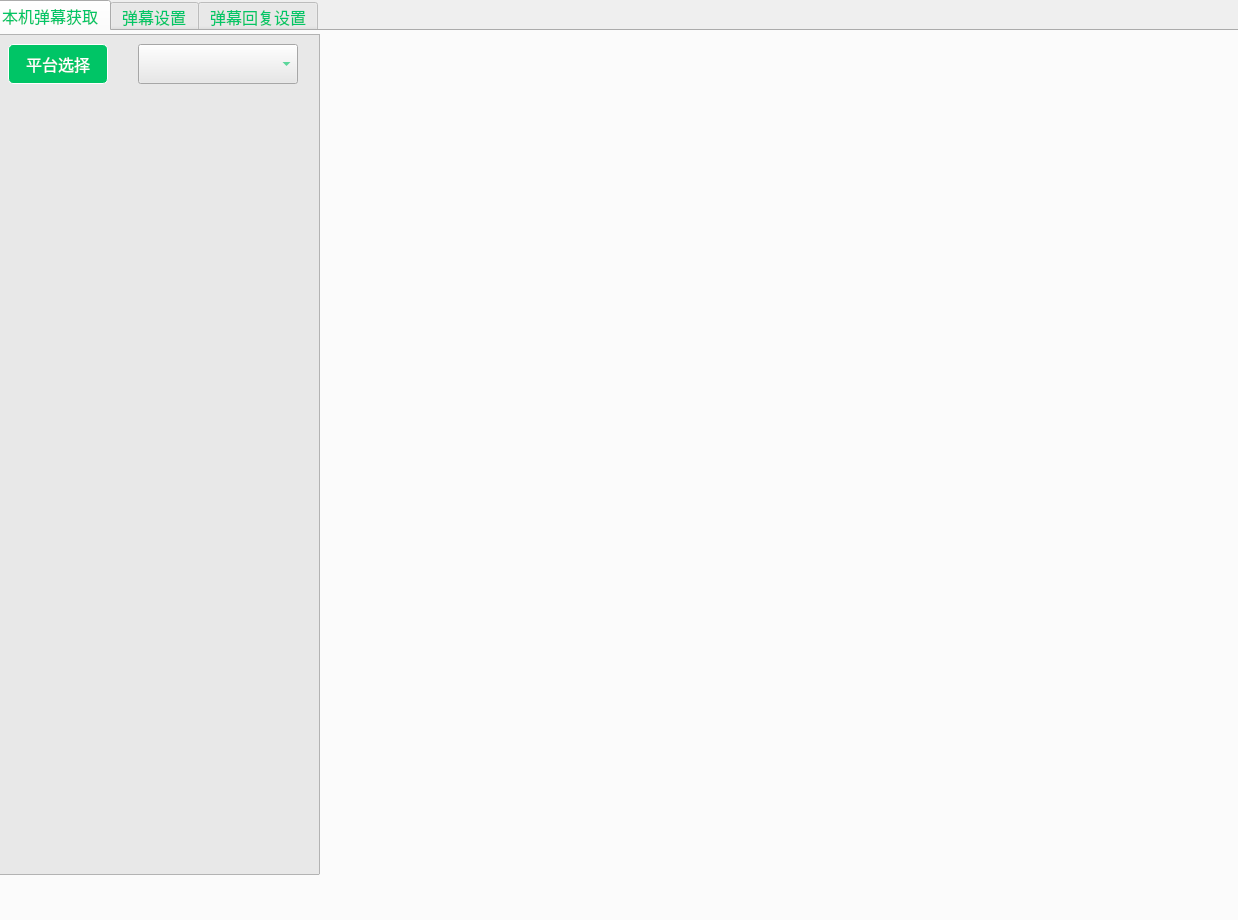
<?xml version="1.0" encoding="UTF-8"?>
<ui version="4.0">
 <class>GBSBizLiveDanmaku</class>
 <widget class="QWidget" name="GBSBizLiveDanmaku">
  <property name="geometry">
   <rect>
    <x>0</x>
    <y>0</y>
    <width>1238</width>
    <height>920</height>
   </rect>
  </property>
  <property name="windowTitle">
   <string>Form</string>
  </property>
  <widget class="QTabWidget" name="tabWidget">
   <property name="geometry">
    <rect>
     <x>-10</x>
     <y>0</y>
     <width>1251</width>
     <height>931</height>
    </rect>
   </property>
   <property name="styleSheet">
    <string notr="true">color: #01C667;
font-size:16px;
</string>
   </property>
   <property name="tabShape">
    <enum>QTabWidget::TabShape::Rounded</enum>
   </property>
   <property name="currentIndex">
    <number>0</number>
   </property>
   <property name="elideMode">
    <enum>Qt::TextElideMode::ElideLeft</enum>
   </property>
   <widget class="QWidget" name="tabBasic">
    <attribute name="title">
     <string>本机弹幕获取</string>
    </attribute>
    <widget class="QFrame" name="frame">
     <property name="geometry">
      <rect>
       <x>-4</x>
       <y>3</y>
       <width>332</width>
       <height>841</height>
      </rect>
     </property>
     <property name="styleSheet">
      <string notr="true">background:#E8E8E8;</string>
     </property>
     <property name="frameShape">
      <enum>QFrame::Shape::StyledPanel</enum>
     </property>
     <property name="frameShadow">
      <enum>QFrame::Shadow::Raised</enum>
     </property>
     <widget class="QPushButton" name="pushButton">
      <property name="geometry">
       <rect>
        <x>20</x>
        <y>10</y>
        <width>100</width>
        <height>40</height>
       </rect>
      </property>
      <property name="styleSheet">
       <string notr="true">background-color:#00C566;
border: 1px solid white;
border-radius:5px;
color:#FFFFFF</string>
      </property>
      <property name="text">
       <string>平台选择</string>
      </property>
     </widget>
     <widget class="QComboBox" name="cbxPlat">
      <property name="geometry">
       <rect>
        <x>150</x>
        <y>10</y>
        <width>160</width>
        <height>40</height>
       </rect>
      </property>
     </widget>
    </widget>
    <widget class="QWidget" name="wgtEmbedChrome" native="true">
     <property name="geometry">
      <rect>
       <x>330</x>
       <y>0</y>
       <width>921</width>
       <height>871</height>
      </rect>
     </property>
    </widget>
   </widget>
   <widget class="QWidget" name="tabAdvanced">
    <attribute name="title">
     <string>弹幕设置</string>
    </attribute>
    <widget class="QLabel" name="label">
     <property name="geometry">
      <rect>
       <x>100</x>
       <y>70</y>
       <width>95</width>
       <height>22</height>
      </rect>
     </property>
     <property name="text">
      <string>本机接口设置</string>
     </property>
    </widget>
    <widget class="QLabel" name="label_2">
     <property name="geometry">
      <rect>
       <x>90</x>
       <y>380</y>
       <width>95</width>
       <height>22</height>
      </rect>
     </property>
     <property name="text">
      <string>平台直播间地址</string>
     </property>
    </widget>
    <widget class="QPushButton" name="pushButton_2">
     <property name="geometry">
      <rect>
       <x>150</x>
       <y>120</y>
       <width>135</width>
       <height>40</height>
      </rect>
     </property>
     <property name="styleSheet">
      <string notr="true">background-color:#00C566;
border: 1px solid white;
border-radius:5px;
color:#FFFFFF;
font-size:16px;</string>
     </property>
     <property name="text">
      <string>谷歌EXE路径</string>
     </property>
    </widget>
    <widget class="QPushButton" name="pushButton_3">
     <property name="geometry">
      <rect>
       <x>150</x>
       <y>170</y>
       <width>135</width>
       <height>40</height>
      </rect>
     </property>
     <property name="styleSheet">
      <string notr="true">background-color:#00C566;
border: 1px solid white;
border-radius:5px;
color:#FFFFFF</string>
     </property>
     <property name="text">
      <string>服务器地址</string>
     </property>
    </widget>
    <widget class="QPushButton" name="pushButton_4">
     <property name="geometry">
      <rect>
       <x>150</x>
       <y>220</y>
       <width>135</width>
       <height>40</height>
      </rect>
     </property>
     <property name="styleSheet">
      <string notr="true">background-color:#00C566;
border: 1px solid white;
border-radius:5px;
color:#FFFFFF</string>
     </property>
     <property name="text">
      <string>服务器端口</string>
     </property>
    </widget>
    <widget class="QPushButton" name="pushButton_5">
     <property name="geometry">
      <rect>
       <x>150</x>
       <y>270</y>
       <width>135</width>
       <height>40</height>
      </rect>
     </property>
     <property name="styleSheet">
      <string notr="true">background-color:#00C566;
border: 1px solid white;
border-radius:5px;
color:#FFFFFF</string>
     </property>
     <property name="text">
      <string>服务器类型</string>
     </property>
    </widget>
    <widget class="QPushButton" name="pushButton_6">
     <property name="geometry">
      <rect>
       <x>150</x>
       <y>430</y>
       <width>135</width>
       <height>40</height>
      </rect>
     </property>
     <property name="styleSheet">
      <string notr="true">background-color:#00C566;
border: 1px solid white;
border-radius:5px;
color:#FFFFFF</string>
     </property>
     <property name="text">
      <string>抖音地址</string>
     </property>
    </widget>
    <widget class="QPushButton" name="pushButton_7">
     <property name="geometry">
      <rect>
       <x>150</x>
       <y>480</y>
       <width>135</width>
       <height>40</height>
      </rect>
     </property>
     <property name="styleSheet">
      <string notr="true">background-color:#00C566;
border: 1px solid white;
border-radius:5px;
color:#FFFFFF</string>
     </property>
     <property name="text">
      <string>快手地址</string>
     </property>
    </widget>
    <widget class="QPushButton" name="pushButton_8">
     <property name="geometry">
      <rect>
       <x>150</x>
       <y>530</y>
       <width>135</width>
       <height>40</height>
      </rect>
     </property>
     <property name="styleSheet">
      <string notr="true">background-color:#00C566;
border: 1px solid white;
border-radius:5px;
color:#FFFFFF</string>
     </property>
     <property name="text">
      <string>视频号地址</string>
     </property>
    </widget>
    <widget class="QPushButton" name="pushButton_9">
     <property name="geometry">
      <rect>
       <x>150</x>
       <y>580</y>
       <width>135</width>
       <height>40</height>
      </rect>
     </property>
     <property name="styleSheet">
      <string notr="true">background-color:#00C566;
border: 1px solid white;
border-radius:5px;
color:#FFFFFF</string>
     </property>
     <property name="text">
      <string>TikTok地址</string>
     </property>
    </widget>
    <widget class="QPushButton" name="pushButton_10">
     <property name="geometry">
      <rect>
       <x>150</x>
       <y>630</y>
       <width>135</width>
       <height>40</height>
      </rect>
     </property>
     <property name="styleSheet">
      <string notr="true">background-color:#00C566;
border: 1px solid white;
border-radius:5px;
color:#FFFFFF</string>
     </property>
     <property name="text">
      <string>淘宝地址</string>
     </property>
    </widget>
    <widget class="QPushButton" name="pushButton_11">
     <property name="geometry">
      <rect>
       <x>150</x>
       <y>680</y>
       <width>135</width>
       <height>40</height>
      </rect>
     </property>
     <property name="styleSheet">
      <string notr="true">background-color:#00C566;
border: 1px solid white;
border-radius:5px;
color:#FFFFFF</string>
     </property>
     <property name="text">
      <string>美团地址</string>
     </property>
    </widget>
    <widget class="QLineEdit" name="leChromePath">
     <property name="geometry">
      <rect>
       <x>320</x>
       <y>120</y>
       <width>771</width>
       <height>40</height>
      </rect>
     </property>
     <property name="styleSheet">
      <string notr="true"> background-color: #F9F9F9;
 border: none;
border-radius: 1px;
font-size: 16px	
</string>
     </property>
     <property name="text">
      <string/>
     </property>
     <property name="placeholderText">
      <string/>
     </property>
    </widget>
    <widget class="QLineEdit" name="leServer">
     <property name="geometry">
      <rect>
       <x>320</x>
       <y>170</y>
       <width>771</width>
       <height>40</height>
      </rect>
     </property>
     <property name="styleSheet">
      <string notr="true"> background-color: #F9F9F9;
 border: none;
border-radius: 1px;
font-size: 16px	
</string>
     </property>
     <property name="text">
      <string/>
     </property>
     <property name="placeholderText">
      <string/>
     </property>
    </widget>
    <widget class="QLineEdit" name="lePort">
     <property name="geometry">
      <rect>
       <x>320</x>
       <y>220</y>
       <width>771</width>
       <height>40</height>
      </rect>
     </property>
     <property name="styleSheet">
      <string notr="true"> background-color: #F9F9F9;
 border: none;
border-radius: 1px;
font-size: 16px	
</string>
     </property>
     <property name="text">
      <string/>
     </property>
     <property name="placeholderText">
      <string/>
     </property>
    </widget>
    <widget class="QLineEdit" name="leServerType">
     <property name="geometry">
      <rect>
       <x>320</x>
       <y>270</y>
       <width>771</width>
       <height>40</height>
      </rect>
     </property>
     <property name="styleSheet">
      <string notr="true"> background-color: #F9F9F9;
 border: none;
border-radius: 1px;
font-size: 16px	
</string>
     </property>
     <property name="text">
      <string/>
     </property>
     <property name="placeholderText">
      <string/>
     </property>
    </widget>
    <widget class="QLineEdit" name="leDouyin">
     <property name="geometry">
      <rect>
       <x>320</x>
       <y>430</y>
       <width>771</width>
       <height>40</height>
      </rect>
     </property>
     <property name="styleSheet">
      <string notr="true"> background-color: #F9F9F9;
 border: none;
border-radius: 1px;
font-size: 16px	
</string>
     </property>
     <property name="text">
      <string/>
     </property>
     <property name="placeholderText">
      <string/>
     </property>
    </widget>
    <widget class="QLineEdit" name="leKuaishou">
     <property name="geometry">
      <rect>
       <x>320</x>
       <y>480</y>
       <width>771</width>
       <height>40</height>
      </rect>
     </property>
     <property name="styleSheet">
      <string notr="true"> background-color: #F9F9F9;
 border: none;
border-radius: 1px;
font-size: 16px	
</string>
     </property>
     <property name="text">
      <string/>
     </property>
     <property name="placeholderText">
      <string/>
     </property>
    </widget>
    <widget class="QLineEdit" name="leWechatVideo">
     <property name="geometry">
      <rect>
       <x>320</x>
       <y>530</y>
       <width>771</width>
       <height>40</height>
      </rect>
     </property>
     <property name="styleSheet">
      <string notr="true"> background-color: #F9F9F9;
 border: none;
border-radius: 1px;
font-size: 16px	
</string>
     </property>
     <property name="text">
      <string/>
     </property>
     <property name="placeholderText">
      <string/>
     </property>
    </widget>
    <widget class="QLineEdit" name="leTikTok">
     <property name="geometry">
      <rect>
       <x>320</x>
       <y>580</y>
       <width>771</width>
       <height>40</height>
      </rect>
     </property>
     <property name="styleSheet">
      <string notr="true"> background-color: #F9F9F9;
 border: none;
border-radius: 1px;
font-size: 16px	
</string>
     </property>
     <property name="text">
      <string/>
     </property>
     <property name="placeholderText">
      <string/>
     </property>
    </widget>
    <widget class="QLineEdit" name="leTaobao">
     <property name="geometry">
      <rect>
       <x>320</x>
       <y>630</y>
       <width>771</width>
       <height>40</height>
      </rect>
     </property>
     <property name="styleSheet">
      <string notr="true"> background-color: #F9F9F9;
 border: none;
border-radius: 1px;
font-size: 16px	
</string>
     </property>
     <property name="text">
      <string/>
     </property>
     <property name="placeholderText">
      <string/>
     </property>
    </widget>
    <widget class="QLineEdit" name="leMeiTuan">
     <property name="geometry">
      <rect>
       <x>320</x>
       <y>680</y>
       <width>771</width>
       <height>40</height>
      </rect>
     </property>
     <property name="styleSheet">
      <string notr="true"> background-color: #F9F9F9;
 border: none;
border-radius: 1px;
font-size: 16px	
</string>
     </property>
     <property name="text">
      <string/>
     </property>
     <property name="placeholderText">
      <string/>
     </property>
    </widget>
    <widget class="QLineEdit" name="leOther">
     <property name="geometry">
      <rect>
       <x>320</x>
       <y>780</y>
       <width>771</width>
       <height>40</height>
      </rect>
     </property>
     <property name="styleSheet">
      <string notr="true"> background-color: #F9F9F9;
 border: none;
border-radius: 1px;
font-size: 16px	
</string>
     </property>
     <property name="text">
      <string/>
     </property>
     <property name="placeholderText">
      <string/>
     </property>
    </widget>
    <widget class="QPushButton" name="pushButton_12">
     <property name="geometry">
      <rect>
       <x>150</x>
       <y>780</y>
       <width>135</width>
       <height>40</height>
      </rect>
     </property>
     <property name="styleSheet">
      <string notr="true">background-color:#00C566;
border: 1px solid white;
border-radius:5px;
color:#FFFFFF</string>
     </property>
     <property name="text">
      <string>其他</string>
     </property>
    </widget>
    <widget class="QLineEdit" name="lePddLive">
     <property name="geometry">
      <rect>
       <x>320</x>
       <y>730</y>
       <width>771</width>
       <height>40</height>
      </rect>
     </property>
     <property name="styleSheet">
      <string notr="true"> background-color: #F9F9F9;
 border: none;
border-radius: 1px;
font-size: 16px	
</string>
     </property>
     <property name="text">
      <string/>
     </property>
     <property name="placeholderText">
      <string/>
     </property>
    </widget>
    <widget class="QPushButton" name="pushButton_13">
     <property name="geometry">
      <rect>
       <x>150</x>
       <y>730</y>
       <width>135</width>
       <height>40</height>
      </rect>
     </property>
     <property name="styleSheet">
      <string notr="true">background-color:#00C566;
border: 1px solid white;
border-radius:5px;
color:#FFFFFF</string>
     </property>
     <property name="text">
      <string>拼多多</string>
     </property>
    </widget>
   </widget>
   <widget class="QWidget" name="tab">
    <attribute name="title">
     <string>弹幕回复设置</string>
    </attribute>
    <widget class="QLineEdit" name="lineEdit_7">
     <property name="geometry">
      <rect>
       <x>100</x>
       <y>100</y>
       <width>484</width>
       <height>40</height>
      </rect>
     </property>
     <property name="styleSheet">
      <string notr="true"> background-color: #F9F9F9;
 border: none;
border-radius: 1px;
font-size: 16px	
</string>
     </property>
     <property name="text">
      <string/>
     </property>
     <property name="placeholderText">
      <string/>
     </property>
    </widget>
    <widget class="QLineEdit" name="lineEdit_15">
     <property name="geometry">
      <rect>
       <x>600</x>
       <y>100</y>
       <width>484</width>
       <height>40</height>
      </rect>
     </property>
     <property name="styleSheet">
      <string notr="true"> background-color: #F9F9F9;
 border: none;
border-radius: 1px;
font-size: 16px	
</string>
     </property>
     <property name="text">
      <string/>
     </property>
     <property name="placeholderText">
      <string/>
     </property>
    </widget>
    <widget class="QLineEdit" name="lineEdit_16">
     <property name="geometry">
      <rect>
       <x>100</x>
       <y>160</y>
       <width>484</width>
       <height>40</height>
      </rect>
     </property>
     <property name="styleSheet">
      <string notr="true"> background-color: #F9F9F9;
 border: none;
border-radius: 1px;
font-size: 16px	
</string>
     </property>
     <property name="text">
      <string/>
     </property>
     <property name="placeholderText">
      <string/>
     </property>
    </widget>
    <widget class="QLineEdit" name="lineEdit_17">
     <property name="geometry">
      <rect>
       <x>600</x>
       <y>160</y>
       <width>484</width>
       <height>40</height>
      </rect>
     </property>
     <property name="styleSheet">
      <string notr="true"> background-color: #F9F9F9;
 border: none;
border-radius: 1px;
font-size: 16px	
</string>
     </property>
     <property name="text">
      <string/>
     </property>
     <property name="placeholderText">
      <string/>
     </property>
    </widget>
    <widget class="QLabel" name="label_3">
     <property name="geometry">
      <rect>
       <x>130</x>
       <y>50</y>
       <width>126</width>
       <height>22</height>
      </rect>
     </property>
     <property name="text">
      <string>弹幕回复（文字）</string>
     </property>
    </widget>
    <widget class="QLabel" name="label_4">
     <property name="geometry">
      <rect>
       <x>320</x>
       <y>50</y>
       <width>158</width>
       <height>22</height>
      </rect>
     </property>
     <property name="text">
      <string>弹幕回复（真人语音）</string>
     </property>
    </widget>
    <widget class="QLabel" name="label_5">
     <property name="geometry">
      <rect>
       <x>60</x>
       <y>110</y>
       <width>26</width>
       <height>22</height>
      </rect>
     </property>
     <property name="styleSheet">
      <string notr="true">font-size:16px;</string>
     </property>
     <property name="text">
      <string>1.</string>
     </property>
    </widget>
    <widget class="QLabel" name="label_6">
     <property name="geometry">
      <rect>
       <x>60</x>
       <y>170</y>
       <width>26</width>
       <height>22</height>
      </rect>
     </property>
     <property name="styleSheet">
      <string notr="true">font-size:16px
</string>
     </property>
     <property name="text">
      <string>2.</string>
     </property>
    </widget>
    <widget class="QLabel" name="label_7">
     <property name="geometry">
      <rect>
       <x>930</x>
       <y>55</y>
       <width>64</width>
       <height>22</height>
      </rect>
     </property>
     <property name="text">
      <string>模糊匹配</string>
     </property>
    </widget>
    <widget class="QLabel" name="label_8">
     <property name="geometry">
      <rect>
       <x>1020</x>
       <y>55</y>
       <width>64</width>
       <height>22</height>
      </rect>
     </property>
     <property name="text">
      <string>精准匹配</string>
     </property>
    </widget>
    <widget class="QPushButton" name="btnAdd">
     <property name="geometry">
      <rect>
       <x>1140</x>
       <y>50</y>
       <width>24</width>
       <height>24</height>
      </rect>
     </property>
     <property name="styleSheet">
      <string notr="true">background-image: url(:/gbs/images/gbs/biz/gbs-add.png);
border: none;
border-radius: 5px;</string>
     </property>
     <property name="text">
      <string/>
     </property>
    </widget>
    <widget class="QPushButton" name="btnDel1">
     <property name="geometry">
      <rect>
       <x>1140</x>
       <y>107</y>
       <width>20</width>
       <height>20</height>
      </rect>
     </property>
     <property name="styleSheet">
      <string notr="true">background-image: url(:/gbs/images/gbs/biz/gbs-delete.png);
border: none;
border-radius: 5px;</string>
     </property>
     <property name="text">
      <string/>
     </property>
    </widget>
    <widget class="QPushButton" name="btnDel2">
     <property name="geometry">
      <rect>
       <x>1140</x>
       <y>170</y>
       <width>20</width>
       <height>20</height>
      </rect>
     </property>
     <property name="styleSheet">
      <string notr="true">background-image: url(:/gbs/images/gbs/biz/gbs-delete.png);
border: none;
border-radius: 5px;</string>
     </property>
     <property name="text">
      <string/>
     </property>
    </widget>
   </widget>
  </widget>
 </widget>
 <resources/>
 <connections/>
</ui>
